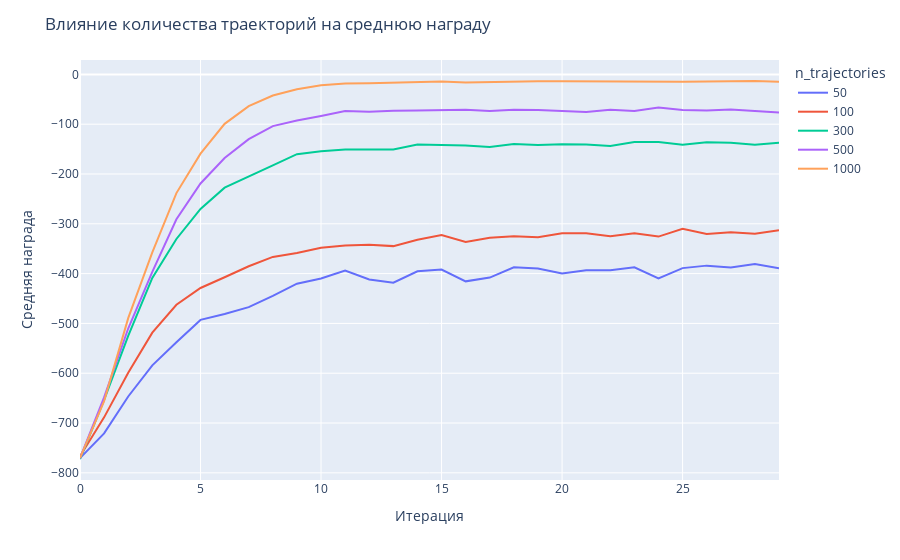

Notebook source saved alongside this figure:
### Code cell
df_grpd = df.groupby(['n_trajectories', 'iteration']).agg({'reward': 'mean'}).reset_index()
fig = px.line(df_grpd, x='iteration', y='reward', color='n_trajectories')
fig.update_layout(
    title = 'Влияние количества траекторий на среднюю награду',
    xaxis_title = 'Итерация',
    yaxis_title = 'Средняя награда'
)

### Figure 1 — Plotly figure (JSON) as saved in the notebook; plotly's stock layout.template omitted (floating-point values rounded to 4 significant figures)
{"data": [{"hovertemplate": "n_trajectories=50<br>iteration=%{x}<br>reward=%{y}<extra></extra>", "legendgroup": "50", "line": {"color": "#636efa", "dash": "solid"}, "marker": {"symbol": "circle"}, "mode": "lines", "name": "50", "orientation": "v", "showlegend": true, "type": "scatter", "x": [0, 1, 2, 3, 4, 5, 6, 7, 8, 9, 10, 11, 12, 13, 14, 15, 16, 17, 18, 19, 20, 21, 22, 23, 24, 25, 26, 27, 28, 29], "xaxis": "x", "y": [-770.3, -720.7, -646.7, -584.2, -537.6, -492.9, -480.9, -467.3, -444.7, -420.2, -409.9, -393.9, -411.9, -418.4, -395.4, -391.8, -415.5, -407.9, -387.5, -389.7, -399.6, -393.3, -393.1, -387.3, -409.7, -389.0, -384.0, -387.8, -381.0, -389.0], "yaxis": "y"}, {"hovertemplate": "n_trajectories=100<br>iteration=%{x}<br>reward=%{y}<extra></extra>", "legendgroup": "100", "line": {"color": "#EF553B", "dash": "solid"}, "marker": {"symbol": "circle"}, "mode": "lines", "name": "100", "orientation": "v", "showlegend": true, "type": "scatter", "x": [0, 1, 2, 3, 4, 5, 6, 7, 8, 9, 10, 11, 12, 13, 14, 15, 16, 17, 18, 19, 20, 21, 22, 23, 24, 25, 26, 27, 28, 29], "xaxis": "x", "y": [-766.8, -688.6, -599.2, -518.5, -462.5, -428.8, -407.4, -385.2, -366.5, -358.5, -347.9, -343.8, -342.1, -344.8, -332.2, -322.7, -336.6, -328.0, -325.0, -326.9, -319.0, -319.2, -324.9, -319.1, -325.7, -309.9, -320.3, -316.7, -320.0, -312.8], "yaxis": "y"}, {"hovertemplate": "n_trajectories=300<br>iteration=%{x}<br>reward=%{y}<extra></extra>", "legendgroup": "300", "line": {"color": "#00cc96", "dash": "solid"}, "marker": {"symbol": "circle"}, "mode": "lines", "name": "300", "orientation": "v", "showlegend": true, "type": "scatter", "x": [0, 1, 2, 3, 4, 5, 6, 7, 8, 9, 10, 11, 12, 13, 14, 15, 16, 17, 18, 19, 20, 21, 22, 23, 24, 25, 26, 27, 28, 29], "xaxis": "x", "y": [-772.2, -653.3, -525.2, -408.7, -330.5, -270.1, -227.5, -204.4, -182.6, -160.2, -154.2, -150.7, -151.1, -150.9, -140.9, -142.1, -142.8, -145.6, -139.7, -141.7, -140.3, -140.5, -143.8, -135.8, -135.7, -141.1, -136.4, -137.5, -141.3, -137.2], "yaxis": "y"}, {"hovertemplate": "n_trajectories=500<br>iteration=%{x}<br>reward=%{y}<extra></extra>", "legendgroup": "500", "line": {"color": "#ab63fa", "dash": "solid"}, "marker": {"symbol": "circle"}, "mode": "lines", "name": "500", "orientation": "v", "showlegend": true, "type": "scatter", "x": [0, 1, 2, 3, 4, 5, 6, 7, 8, 9, 10, 11, 12, 13, 14, 15, 16, 17, 18, 19, 20, 21, 22, 23, 24, 25, 26, 27, 28, 29], "xaxis": "x", "y": [-770.7, -648.5, -510.2, -396.4, -290.9, -219.1, -168.0, -130.0, -103.8, -92.74, -83.37, -73.76, -74.91, -72.8, -72.29, -71.77, -71.15, -73.41, -70.89, -71.58, -73.78, -75.75, -71.12, -73.54, -66.4, -71.32, -72.68, -70.59, -73.73, -76.66], "yaxis": "y"}, {"hovertemplate": "n_trajectories=1000<br>iteration=%{x}<br>reward=%{y}<extra></extra>", "legendgroup": "1000", "line": {"color": "#FFA15A", "dash": "solid"}, "marker": {"symbol": "circle"}, "mode": "lines", "name": "1000", "orientation": "v", "showlegend": true, "type": "scatter", "x": [0, 1, 2, 3, 4, 5, 6, 7, 8, 9, 10, 11, 12, 13, 14, 15, 16, 17, 18, 19, 20, 21, 22, 23, 24, 25, 26, 27, 28, 29], "xaxis": "x", "y": [-770.4, -655.8, -489.4, -357.4, -238.4, -159.1, -99.29, -63.75, -42.48, -29.89, -21.83, -18.27, -18.06, -16.41, -15.09, -14.3, -16.06, -14.9, -14.08, -13.63, -13.97, -14.39, -14.1, -15.17, -14.43, -14.76, -14.36, -14.54, -13.29, -15.01], "yaxis": "y"}], "layout": {"autosize": true, "legend": {"title": {"text": "n_trajectories"}, "tracegroupgap": 0}, "margin": {"t": 60}, "title": {"text": "Влияние количества траекторий на среднюю награду"}, "xaxis": {"anchor": "y", "autorange": true, "domain": [0, 1], "range": [0, 29], "title": {"text": "Итерация"}, "type": "linear"}, "yaxis": {"anchor": "x", "autorange": true, "domain": [0, 1], "range": [-814.4, 28.87], "title": {"text": "Средняя награда"}, "type": "linear"}}}
